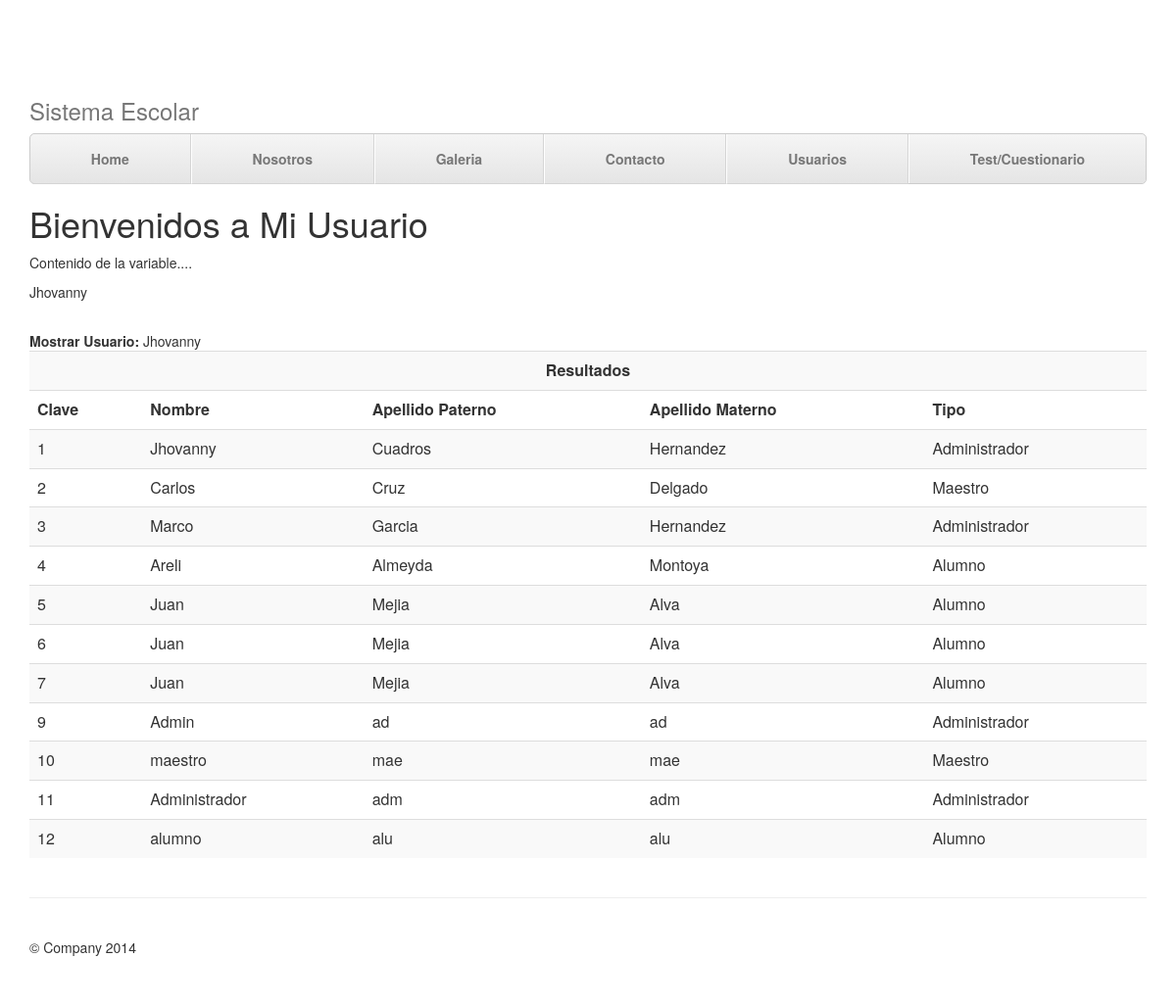
Screenshot of /myusuario with the database file from the repository.
### tables this page shows
CREATE TABLE `personascontrol` (
  `IdPersona` int(11) NOT NULL AUTO_INCREMENT,
  `nombre` varchar(100) DEFAULT NULL,
  `Apat` varchar(100) DEFAULT NULL,
  `Amat` varchar(100) DEFAULT NULL,
  `telefono` varchar(15) DEFAULT NULL,
  `calle` varchar(100) DEFAULT NULL,
  `NumExterior` int(10) DEFAULT NULL,
  `NumInterior` int(10) DEFAULT NULL,
  `colonia` varchar(100) DEFAULT NULL,
  `municipio` varchar(100) DEFAULT NULL,
  `estado` varchar(100) DEFAULT NULL,
  `cp` varchar(10) DEFAULT NULL,
  `correoe` varchar(100) DEFAULT NULL,
  `usuario` varchar(100) DEFAULT NULL,
  `password` varchar(100) DEFAULT NULL,
  `nivel` varchar(100) DEFAULT NULL,
  `estatus` varchar(100) DEFAULT NULL,
  PRIMARY KEY (`IdPersona`)
);

### index.php (called while the page is built, shortened)
<?php
require ('helpers.php');
require ('templete/header.php');
controller($_GET['url']);
require ('templete/footer.php');
?>

### controllers/myusuario.php (called while the page is built)
<?php
$usuario = new Usuario();
$titulo = 'Bienvenidos a Mi Usuario';
$contenido = 'Contenido de la variable....';
$variables = array('titulo'=>$titulo, 'contenido'=>$contenido,'nombre'=>$usuario->setUsuario());
view('myusuario',$variables);
?>

### clases/Usuario.php (the view)
<?php
class Usuario {
private $name;
    public function getUsuario(){
        echo "<br><b>Mostrar Usuario:</b> ".$this->name;
    }
    public function setUsuario(){
        $this->name = "Jhovanny";
        return $this->name;
    }
    public function ConsultarDatos()
    {
        $sql01="SELECT * FROM personascontrol WHERE estatus = 1 ORDER BY IdPersona ASC";
        $consulta = mysql_query($sql01) or die ("error 1");
        echo "<div class=table-responsive>";
        echo "<table class=\"table table-striped\">";
        echo "<tr><td colspan=5 align=center><b>Resultados</b></td></tr>";
        echo"<tr><td><b>Clave</b></td><td><b>Nombre</b></td><td><b>Apellido Paterno</b></td><td><b>Apellido Materno</b></td><td><b>Tipo</b></td>";
        while($field = mysql_fetch_array($consulta)){
            $this->IdPersona = $field['IdPersona'];
            $this->Nombre = $field['nombre'];
            $this->ApellidoPaterno = $field['Apat'];
            $this->ApellidoMaterno = $field['Amat'];
            $this->Nivel = $field['nivel'];
            switch($this->Nivel){
                case 1:
                    $type = "Administrador";
                    break;
                case 2:
                    $type = "Maestro";
                    break;
                case 3:
                    $type = "Alumno";
                    break;
            }
            echo "<tr><td>$this->IdPersona</td><td>$this->Nombre</td><td>$this->ApellidoPaterno</td><td>$this->ApellidoMaterno</td><td>$type</td></tr>";
        }
        echo "</table>";
        echo "</div>";
    }
}

### templete/header.php (shortened to what this page needs)
<html lang="en">
<head>
    <link href="./bootstrap/css/bootstrap.min.css" rel="stylesheet">
    <link href="./bootstrap/justified-nav.css" rel="stylesheet">
</head>
<body>
<div class="container">
<?php
echo "<br><br><br>";
        require('templete/menu.php');
?>

### templete/menu.php
<div class="masthead">
    <h3 class="text-muted">Sistema Escolar</h3>
    <ul class="nav nav-justified">
        <li><a href="home">Home</a></li>
        <li><a href="nosotros">Nosotros</a></li>
       <li><a href="galeria">Galeria</a></li>
        <li><a href="contacto">Contacto</a></li>
        <li><a href="myusuario">Usuarios</a></li>
        <li><a href="cuestionario">Test/Cuestionario</a></li>
    </ul>
</div>

### helpers.php (shortened to what this page needs)
<?php
function view($plantilla,$variables = array()){
    extract ($variables);
    require('view/'.$plantilla.'.tpl.php');
}
function controller($nombre){
    $archivo = "controllers/$nombre.php";
    if(file_exists($archivo))
        require($archivo);
else
    echo "Error archivo no encontrado";
}
?>

### view/myusuario.tpl.php
<?php
$usuario01 = new Usuario();
?>
<html>
<head></head>
<body>
<h1><?=$titulo ?></h1>
<p><?=$contenido ?></p>
<p><?=$nombre ?></p>
<?php
$usuario01->setUsuario();
$usuario01->getUsuario();
$usuario01 ->ConsultarDatos();
?>
</body>
</html>

### templete/footer.php (shortened to what this page needs)
<div class="footer">
    <p>&copy; Company 2014</p>
</div>
</div>
</body>
</html>

### rows the page displays
personascontrol: IdPersona "1", nombre "Jhovanny", Apat "Cuadros", Amat "Hernandez", nivel "Administrador"
personascontrol: IdPersona "2", nombre "Carlos", Apat "Cruz", Amat "Delgado", nivel "Maestro"
personascontrol: IdPersona "3", nombre "Marco", Apat "Garcia", Amat "Hernandez", nivel "Administrador"
personascontrol: IdPersona "4", nombre "Areli", Apat "Almeyda", Amat "Montoya", nivel "Alumno"
personascontrol: IdPersona "5", nombre "Juan", Apat "Mejia", Amat "Alva", nivel "Alumno"
personascontrol: IdPersona "6", nombre "Juan", Apat "Mejia", Amat "Alva", nivel "Alumno"
personascontrol: IdPersona "7", nombre "Juan", Apat "Mejia", Amat "Alva", nivel "Alumno"
personascontrol: IdPersona "9", nombre "Admin", Apat "ad", Amat "ad", nivel "Administrador"
personascontrol: IdPersona "10", nombre "maestro", Apat "mae", Amat "mae", nivel "Maestro"
personascontrol: IdPersona "11", nombre "Administrador", Apat "adm", Amat "adm", nivel "Administrador"
personascontrol: IdPersona "12", nombre "alumno", Apat "alu", Amat "alu", nivel "Alumno"

### other values shown
$titulo "Bienvenidos a Mi Usuario"
$contenido "Contenido de la variable...."
$nombre "Jhovanny"
$this->name "Jhovanny"
